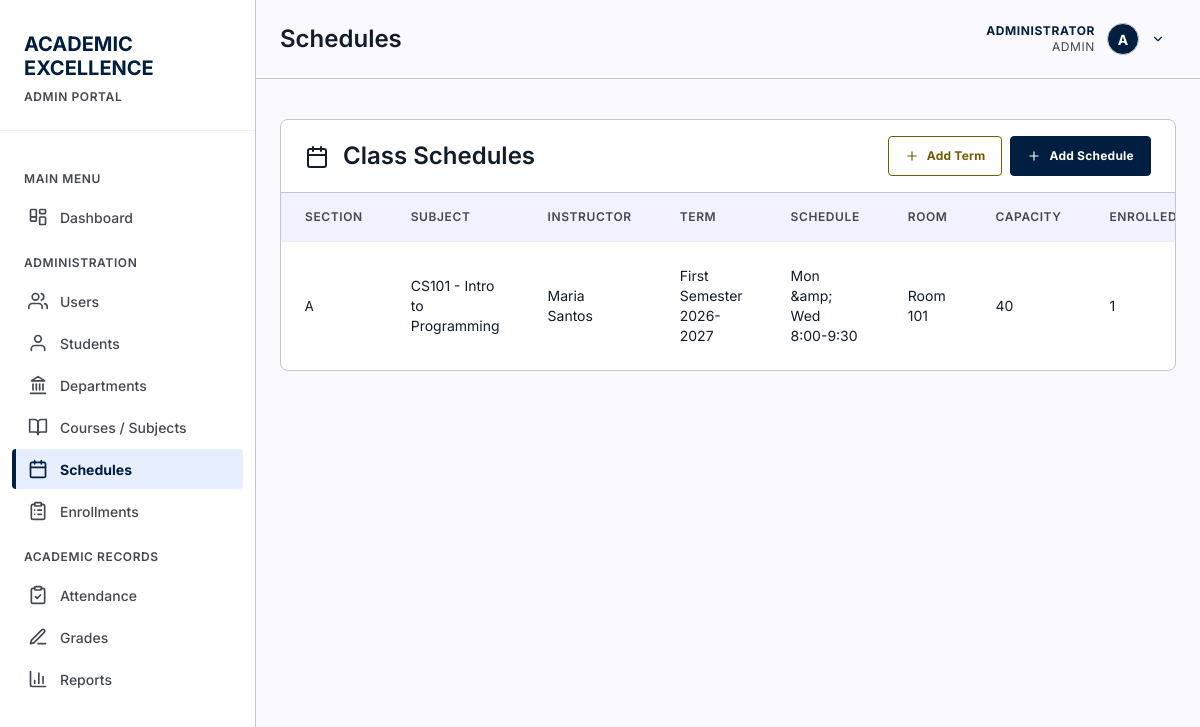
/pages/schedules.php (signed in), run on an earlier commit of the app's database.
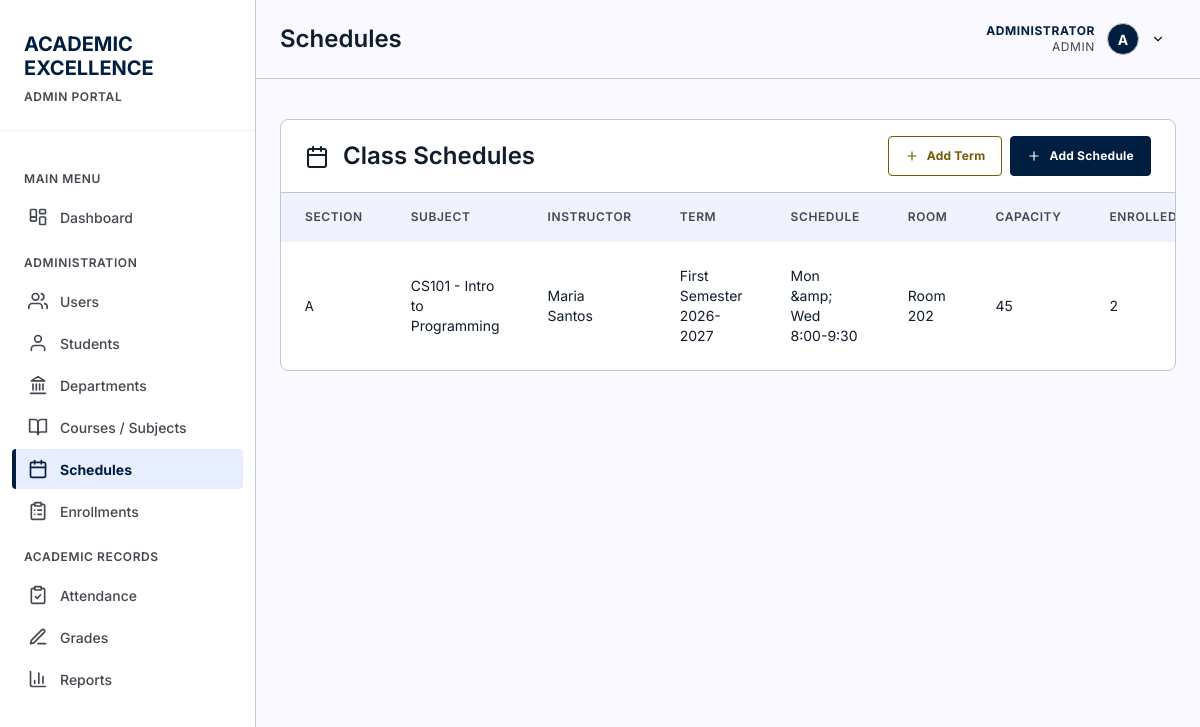
And on a later commit of the database.
### tables this page shows
CREATE TABLE course_sections (
            id INTEGER PRIMARY KEY AUTOINCREMENT,
            subject_id INTEGER NOT NULL,
            instructor_id INTEGER NOT NULL,
            term_id INTEGER NOT NULL,
            section_code TEXT NOT NULL,
            room TEXT,
            schedule TEXT,
            capacity INTEGER CHECK(capacity IS NULL OR capacity > 0),
            status TEXT NOT NULL DEFAULT 'Open' CHECK(status IN ('Open', 'Closed', 'Completed', 'Cancelled')),
            created_at DATETIME NOT NULL DEFAULT CURRENT_TIMESTAMP,
            updated_at DATETIME NOT NULL DEFAULT CURRENT_TIMESTAMP,
            UNIQUE(subject_id, term_id, section_code),
            FOREIGN KEY (subject_id) REFERENCES subjects(id) ON DELETE RESTRICT,
            FOREIGN KEY (instructor_id) REFERENCES instructors(id) ON DELETE RESTRICT,
            FOREIGN KEY (term_id) REFERENCES academic_terms(id) ON DELETE RESTRICT
        );

### pages/schedules.php (the view, shortened to what this page needs)
<?php
$db = getDB();
$sections = $db->query("
    SELECT cs.*, sub.subject_code, sub.subject_name, ins.first_name, ins.last_name,
           t.term_name, t.academic_year,
           (SELECT COUNT(*) FROM enrollments e WHERE e.section_id = cs.id AND e.status = 'Enrolled') AS enrolled_count
    FROM course_sections cs
    JOIN subjects sub ON cs.subject_id = sub.id
    JOIN instructors ins ON cs.instructor_id = ins.id
    JOIN academic_terms t ON cs.term_id = t.id
    ORDER BY t.is_current DESC, sub.subject_code, cs.section_code
")->fetchAll();
include '../includes/header.php';
?>
<main>
    <div class="card">
        <div class="card-header" style="display: flex; justify-content: space-between; align-items: center;">
            <h2><?php echo icon('calendar', 24); ?> Class Schedules</h2>
            <div style="display: flex; gap: 8px;">
                <button class="btn btn-secondary" onclick="document.getElementById('addTermModal').style.display='block'"><?php echo icon('plus', 14); ?> Add Term</button>
                <button class="btn btn-primary" onclick="document.getElementById('addSectionModal').style.display='block'"><?php echo icon('plus', 14); ?> Add Schedule</button>
            </div>
        </div>
        <table>
            <thead>
                <tr>
                    <th>Section</th>
                    <th>Subject</th>
                    <th>Instructor</th>
                    <th>Term</th>
                    <th>Schedule</th>
                    <th>Room</th>
                    <th>Capacity</th>
                    <th>Enrolled</th>
                </tr>
            </thead>
            <tbody>
                <?php foreach ($sections as $section): ?>
                <tr>
                    <td data-label="Section"><code><?php echo htmlspecialchars($section['section_code']); ?></code></td>
                    <td data-label="Subject"><?php echo htmlspecialchars($section['subject_code'] . ' - ' . $section['subject_name']); ?></td>
                    <td data-label="Instructor"><?php echo htmlspecialchars($section['first_name'] . ' ' . $section['last_name']); ?></td>
                    <td data-label="Term"><?php echo htmlspecialchars($section['term_name'] . ' ' . $section['academic_year']); ?></td>
                    <td data-label="Schedule"><?php echo htmlspecialchars($section['schedule'] ?? '—'); ?></td>
                    <td data-label="Room"><?php echo htmlspecialchars($section['room'] ?? '—'); ?></td>
                    <td data-label="Capacity"><?php echo $section['capacity'] ?: '—'; ?></td>
                    <td data-label="Enrolled"><?php echo $section['enrolled_count']; ?></td>
                </tr>
                <?php endforeach; ?>
            </tbody>
        </table>
    </div>
</main>
<?php include '../includes/footer.php'; ?>

What changed in the data, as far as the page shows it:
changed course_sections "Mon &amp; Wed 8:00-9:30": room "Room 101" → "Room 202"; capacity "40" → "45"; enrolled_count "1" → "2"
